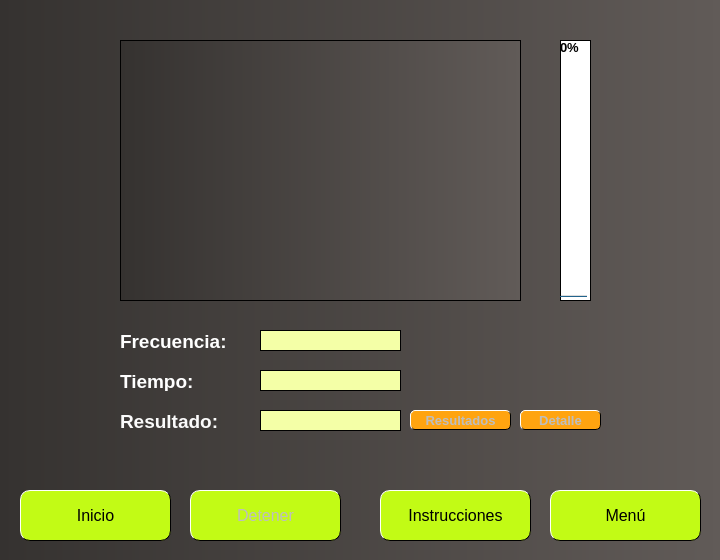
<?xml version="1.0" encoding="UTF-8"?>
<ui version="4.0">
 <class>RCPwin</class>
 <widget class="QDialog" name="RCPwin">
  <property name="geometry">
   <rect>
    <x>0</x>
    <y>0</y>
    <width>720</width>
    <height>560</height>
   </rect>
  </property>
  <property name="minimumSize">
   <size>
    <width>720</width>
    <height>560</height>
   </size>
  </property>
  <property name="maximumSize">
   <size>
    <width>840</width>
    <height>620</height>
   </size>
  </property>
  <property name="windowTitle">
   <string>Simulador de RCP</string>
  </property>
  <property name="windowIcon">
   <iconset resource="../Resources/Iconos.qrc">
    <normaloff>:/main/Icono.png</normaloff>:/main/Icono.png</iconset>
  </property>
  <property name="styleSheet">
   <string notr="true">background-color: qlineargradient(spread:pad, x1:0, y1:0, x2:1, y2:0, stop:0 rgba(53, 50, 48, 255), stop:1 rgba(97, 91, 88, 255));
</string>
  </property>
  <widget class="QPushButton" name="btninstrucciones">
   <property name="geometry">
    <rect>
     <x>380</x>
     <y>490</y>
     <width>151</width>
     <height>51</height>
    </rect>
   </property>
   <property name="font">
    <font>
     <pointsize>12</pointsize>
    </font>
   </property>
   <property name="styleSheet">
    <string notr="true">QPushButton{
background-color: rgb(194, 251, 21);
border: 1px solid;
border-radius:10px;
border-left-color:rgb(255, 255, 255);
border-top-color:rgb(255, 255, 255);
border-right-color:rgb(0, 0, 0);
border-bottom-color:rgb(0, 0, 0);
 }
QPushButton:pressed{ 
background-color: rgb(241, 214, 0);
border-right-color:rgb(100, 100, 100);
border-bottom-color:rgb(100, 100, 100);
border-left-color:rgb(100, 100, 100);
border-top-color:rgb(100, 100, 100);
 }</string>
   </property>
   <property name="text">
    <string>Instrucciones</string>
   </property>
   <property name="icon">
    <iconset resource="../Resources/Iconos.qrc">
     <normaloff>:/Botones/Instrucciones.png</normaloff>:/Botones/Instrucciones.png</iconset>
   </property>
   <property name="iconSize">
    <size>
     <width>40</width>
     <height>40</height>
    </size>
   </property>
  </widget>
  <widget class="PlotWidget" name="graphicsView">
   <property name="geometry">
    <rect>
     <x>120</x>
     <y>40</y>
     <width>401</width>
     <height>261</height>
    </rect>
   </property>
  </widget>
  <widget class="QLabel" name="label">
   <property name="geometry">
    <rect>
     <x>120</x>
     <y>330</y>
     <width>111</width>
     <height>21</height>
    </rect>
   </property>
   <property name="font">
    <font>
     <pointsize>10</pointsize>
     <weight>75</weight>
     <bold>true</bold>
    </font>
   </property>
   <property name="styleSheet">
    <string notr="true">background-color: transparent;</string>
   </property>
   <property name="frameShape">
    <enum>QFrame::NoFrame</enum>
   </property>
   <property name="text">
    <string>&lt;html&gt;&lt;head/&gt;&lt;body&gt;&lt;p&gt;&lt;span style=&quot; font-size:14pt; color:#ffffff;&quot;&gt;Frecuencia:&lt;/span&gt;&lt;/p&gt;&lt;/body&gt;&lt;/html&gt;</string>
   </property>
   <property name="textFormat">
    <enum>Qt::AutoText</enum>
   </property>
  </widget>
  <widget class="QProgressBar" name="medidor">
   <property name="geometry">
    <rect>
     <x>560</x>
     <y>40</y>
     <width>31</width>
     <height>261</height>
    </rect>
   </property>
   <property name="font">
    <font>
     <pointsize>10</pointsize>
     <weight>75</weight>
     <bold>true</bold>
    </font>
   </property>
   <property name="styleSheet">
    <string notr="true">
border:1px solid;
background-color: rgb(255, 255, 255);
border-color: rgb(0, 0, 0);</string>
   </property>
   <property name="value">
    <number>0</number>
   </property>
   <property name="orientation">
    <enum>Qt::Vertical</enum>
   </property>
   <property name="textDirection">
    <enum>QProgressBar::TopToBottom</enum>
   </property>
  </widget>
  <widget class="QLabel" name="label_2">
   <property name="geometry">
    <rect>
     <x>120</x>
     <y>370</y>
     <width>81</width>
     <height>21</height>
    </rect>
   </property>
   <property name="font">
    <font>
     <pointsize>10</pointsize>
     <weight>75</weight>
     <bold>true</bold>
    </font>
   </property>
   <property name="styleSheet">
    <string notr="true">background-color: transparent;</string>
   </property>
   <property name="text">
    <string>&lt;html&gt;&lt;head/&gt;&lt;body&gt;&lt;p&gt;&lt;span style=&quot; font-size:14pt; color:#ffffff;&quot;&gt;Tiempo:&lt;/span&gt;&lt;/p&gt;&lt;/body&gt;&lt;/html&gt;</string>
   </property>
  </widget>
  <widget class="QPushButton" name="btninicio">
   <property name="enabled">
    <bool>true</bool>
   </property>
   <property name="geometry">
    <rect>
     <x>20</x>
     <y>490</y>
     <width>151</width>
     <height>51</height>
    </rect>
   </property>
   <property name="font">
    <font>
     <pointsize>12</pointsize>
    </font>
   </property>
   <property name="styleSheet">
    <string notr="true">QPushButton{
background-color: rgb(194, 251, 21);
border: 1px solid;
border-radius:10px;
border-left-color:rgb(255, 255, 255);
border-top-color:rgb(255, 255, 255);
border-right-color:rgb(0, 0, 0);
border-bottom-color:rgb(0, 0, 0);
 }
QPushButton:pressed{ 
background-color: rgb(241, 214, 0);
border-right-color:rgb(100, 100, 100);
border-bottom-color:rgb(100, 100, 100);
border-left-color:rgb(100, 100, 100);
border-top-color:rgb(100, 100, 100);
 }</string>
   </property>
   <property name="text">
    <string>Inicio</string>
   </property>
   <property name="icon">
    <iconset resource="../Resources/Iconos.qrc">
     <normaloff>:/Botones/FIRST AID.png</normaloff>:/Botones/FIRST AID.png</iconset>
   </property>
   <property name="iconSize">
    <size>
     <width>40</width>
     <height>40</height>
    </size>
   </property>
  </widget>
  <widget class="QPushButton" name="btnmenu">
   <property name="geometry">
    <rect>
     <x>550</x>
     <y>490</y>
     <width>151</width>
     <height>51</height>
    </rect>
   </property>
   <property name="font">
    <font>
     <pointsize>12</pointsize>
    </font>
   </property>
   <property name="styleSheet">
    <string notr="true">QPushButton{
background-color: rgb(194, 251, 21);
border: 1px solid;
border-radius:10px;
border-left-color:rgb(255, 255, 255);
border-top-color:rgb(255, 255, 255);
border-right-color:rgb(0, 0, 0);
border-bottom-color:rgb(0, 0, 0);
 }
QPushButton:pressed{ 
background-color: rgb(241, 214, 0);
border-right-color:rgb(100, 100, 100);
border-bottom-color:rgb(100, 100, 100);
border-left-color:rgb(100, 100, 100);
border-top-color:rgb(100, 100, 100);
 }</string>
   </property>
   <property name="text">
    <string>Menú</string>
   </property>
   <property name="icon">
    <iconset resource="../Resources/Iconos.qrc">
     <normaloff>:/Botones/BRIGHTS HOME.png</normaloff>:/Botones/BRIGHTS HOME.png</iconset>
   </property>
   <property name="iconSize">
    <size>
     <width>40</width>
     <height>40</height>
    </size>
   </property>
  </widget>
  <widget class="QPushButton" name="btndetener">
   <property name="enabled">
    <bool>false</bool>
   </property>
   <property name="geometry">
    <rect>
     <x>190</x>
     <y>490</y>
     <width>151</width>
     <height>51</height>
    </rect>
   </property>
   <property name="font">
    <font>
     <pointsize>12</pointsize>
    </font>
   </property>
   <property name="styleSheet">
    <string notr="true">QPushButton{
background-color: rgb(194, 251, 21);
border: 1px solid;
border-radius:10px;
border-left-color:rgb(255, 255, 255);
border-top-color:rgb(255, 255, 255);
border-right-color:rgb(0, 0, 0);
border-bottom-color:rgb(0, 0, 0);
 }
QPushButton:pressed{ 
background-color: rgb(241, 214, 0);
border-right-color:rgb(100, 100, 100);
border-bottom-color:rgb(100, 100, 100);
border-left-color:rgb(100, 100, 100);
border-top-color:rgb(100, 100, 100);
 }
</string>
   </property>
   <property name="text">
    <string>Detener</string>
   </property>
   <property name="icon">
    <iconset resource="../Resources/Iconos.qrc">
     <normaloff>:/Botones/stop.png</normaloff>:/Botones/stop.png</iconset>
   </property>
   <property name="iconSize">
    <size>
     <width>40</width>
     <height>40</height>
    </size>
   </property>
  </widget>
  <widget class="QLabel" name="label_3">
   <property name="geometry">
    <rect>
     <x>120</x>
     <y>410</y>
     <width>111</width>
     <height>21</height>
    </rect>
   </property>
   <property name="font">
    <font>
     <pointsize>10</pointsize>
     <weight>75</weight>
     <bold>true</bold>
    </font>
   </property>
   <property name="styleSheet">
    <string notr="true">background-color: transparent;</string>
   </property>
   <property name="text">
    <string>&lt;html&gt;&lt;head/&gt;&lt;body&gt;&lt;p&gt;&lt;span style=&quot; font-size:14pt; color:#fbfbfb;&quot;&gt;Resultado:&lt;/span&gt;&lt;/p&gt;&lt;/body&gt;&lt;/html&gt;</string>
   </property>
  </widget>
  <widget class="QLabel" name="lbfrecuencia">
   <property name="enabled">
    <bool>true</bool>
   </property>
   <property name="geometry">
    <rect>
     <x>260</x>
     <y>330</y>
     <width>141</width>
     <height>21</height>
    </rect>
   </property>
   <property name="styleSheet">
    <string notr="true">QLabel{ 
background-color: rgb(244, 255, 167);
color: rgb(0, 0, 0);
border:1px solid;
border-color: rgb(0, 0, 0);
}
QLabel:hover{ background-color: white; }</string>
   </property>
   <property name="text">
    <string/>
   </property>
  </widget>
  <widget class="QLabel" name="lbtiempo">
   <property name="geometry">
    <rect>
     <x>260</x>
     <y>370</y>
     <width>141</width>
     <height>21</height>
    </rect>
   </property>
   <property name="styleSheet">
    <string notr="true">QLabel{ 
background-color: rgb(244, 255, 167);
color: rgb(0, 0, 0);
border:1px solid;
border-color: rgb(0, 0, 0);
}
QLabel:hover{ background-color: white; }</string>
   </property>
   <property name="text">
    <string/>
   </property>
  </widget>
  <widget class="QLabel" name="lbresultado">
   <property name="geometry">
    <rect>
     <x>260</x>
     <y>410</y>
     <width>141</width>
     <height>21</height>
    </rect>
   </property>
   <property name="font">
    <font>
     <pointsize>10</pointsize>
     <weight>75</weight>
     <bold>true</bold>
    </font>
   </property>
   <property name="styleSheet">
    <string notr="true">QLabel{ 
background-color:rgb(244, 255, 167);
color: rgb(0, 0, 0);
border:1px solid;
border-color: rgb(0, 0, 0);
}
QLabel:hover{ background-color: white; }</string>
   </property>
   <property name="text">
    <string/>
   </property>
  </widget>
  <widget class="QPushButton" name="btnresultados">
   <property name="enabled">
    <bool>false</bool>
   </property>
   <property name="geometry">
    <rect>
     <x>410</x>
     <y>410</y>
     <width>101</width>
     <height>20</height>
    </rect>
   </property>
   <property name="font">
    <font>
     <pointsize>10</pointsize>
     <weight>75</weight>
     <bold>true</bold>
    </font>
   </property>
   <property name="styleSheet">
    <string notr="true">QPushButton{
background-color: rgb(255, 164, 16);
border: 1px solid;
border-radius:5px;
border-left-color:rgb(255, 255, 255);
border-top-color:rgb(255, 255, 255);
border-right-color:rgb(0, 0, 0);
border-bottom-color:rgb(0, 0, 0);
 }
QPushButton:pressed{ 
background-color: rgb(241, 214, 0);
border-right-color:rgb(100, 100, 100);
border-bottom-color:rgb(100, 100, 100);
border-left-color:rgb(100, 100, 100);
border-top-color:rgb(100, 100, 100);
 }</string>
   </property>
   <property name="text">
    <string>Resultados</string>
   </property>
   <property name="icon">
    <iconset resource="../Resources/Iconos.qrc">
     <normaloff>:/Botones/res1.png</normaloff>:/Botones/res1.png</iconset>
   </property>
   <property name="iconSize">
    <size>
     <width>15</width>
     <height>15</height>
    </size>
   </property>
  </widget>
  <widget class="QPushButton" name="btndetalle">
   <property name="enabled">
    <bool>false</bool>
   </property>
   <property name="geometry">
    <rect>
     <x>520</x>
     <y>410</y>
     <width>81</width>
     <height>20</height>
    </rect>
   </property>
   <property name="font">
    <font>
     <pointsize>10</pointsize>
     <weight>75</weight>
     <bold>true</bold>
    </font>
   </property>
   <property name="styleSheet">
    <string notr="true">QPushButton{
background-color: rgb(255, 164, 16);
border: 1px solid;
border-radius:5px;
border-left-color:rgb(255, 255, 255);
border-top-color:rgb(255, 255, 255);
border-right-color:rgb(0, 0, 0);
border-bottom-color:rgb(0, 0, 0);
 }
QPushButton:pressed{ 
background-color: rgb(241, 214, 0);
border-right-color:rgb(100, 100, 100);
border-bottom-color:rgb(100, 100, 100);
border-left-color:rgb(100, 100, 100);
border-top-color:rgb(100, 100, 100);
 }</string>
   </property>
   <property name="text">
    <string>Detalle</string>
   </property>
   <property name="icon">
    <iconset resource="../Resources/Iconos.qrc">
     <normaloff>:/Botones/res1.png</normaloff>:/Botones/res1.png</iconset>
   </property>
   <property name="iconSize">
    <size>
     <width>15</width>
     <height>15</height>
    </size>
   </property>
  </widget>
 </widget>
 <customwidgets>
  <customwidget>
   <class>PlotWidget</class>
   <extends>QGraphicsView</extends>
   <header location="global">pyqtgraph</header>
  </customwidget>
 </customwidgets>
 <resources>
  <include location="../Resources/Iconos.qrc"/>
 </resources>
 <connections/>
</ui>
